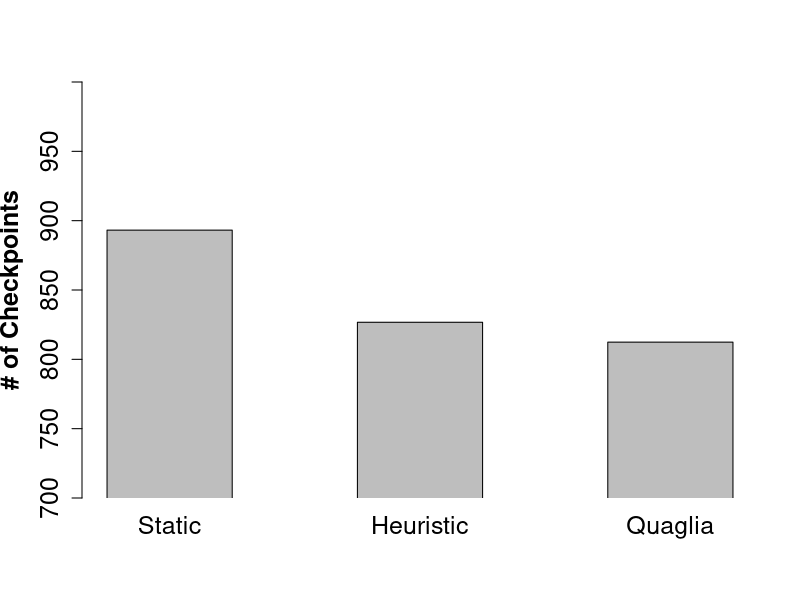

R code for this plot:

probabilistic <- read.csv(file="probabilistic/susu.csv", header=TRUE, sep=",")
quaglia <- read.csv(file="quaglia/susu.csv", header=TRUE, sep=",")
pe <- read.csv(file="pe/susu.csv", header=TRUE, sep=",")
periodic <- read.csv(file="nom-coordinate/susu.csv", header=TRUE, sep=",")

cktprob <- mean(probabilistic$totalCheckpoints, na.rm=TRUE)
cktqua <- mean(quaglia$totalCheckpoints, na.rm=TRUE)
cktpe <- mean(pe$totalCheckpoints, na.rm=TRUE)
cktperiodic <- mean(periodic$totalCheckpoints, na.rm=TRUE)


jpeg(filename="/home/ricardo/checkpoints.jpeg")

barplot(c(cktperiodic, cktprob, cktqua), xpd = F,beside=T, ylab="# of Checkpoints", ylim=c(700, 1000), font.lab=2, names.arg=c("Static","Heuristic","Quaglia"),  space=1, cex.names=1.5, cex.lab=1.5, cex.axis=1.5)


dev.off()
